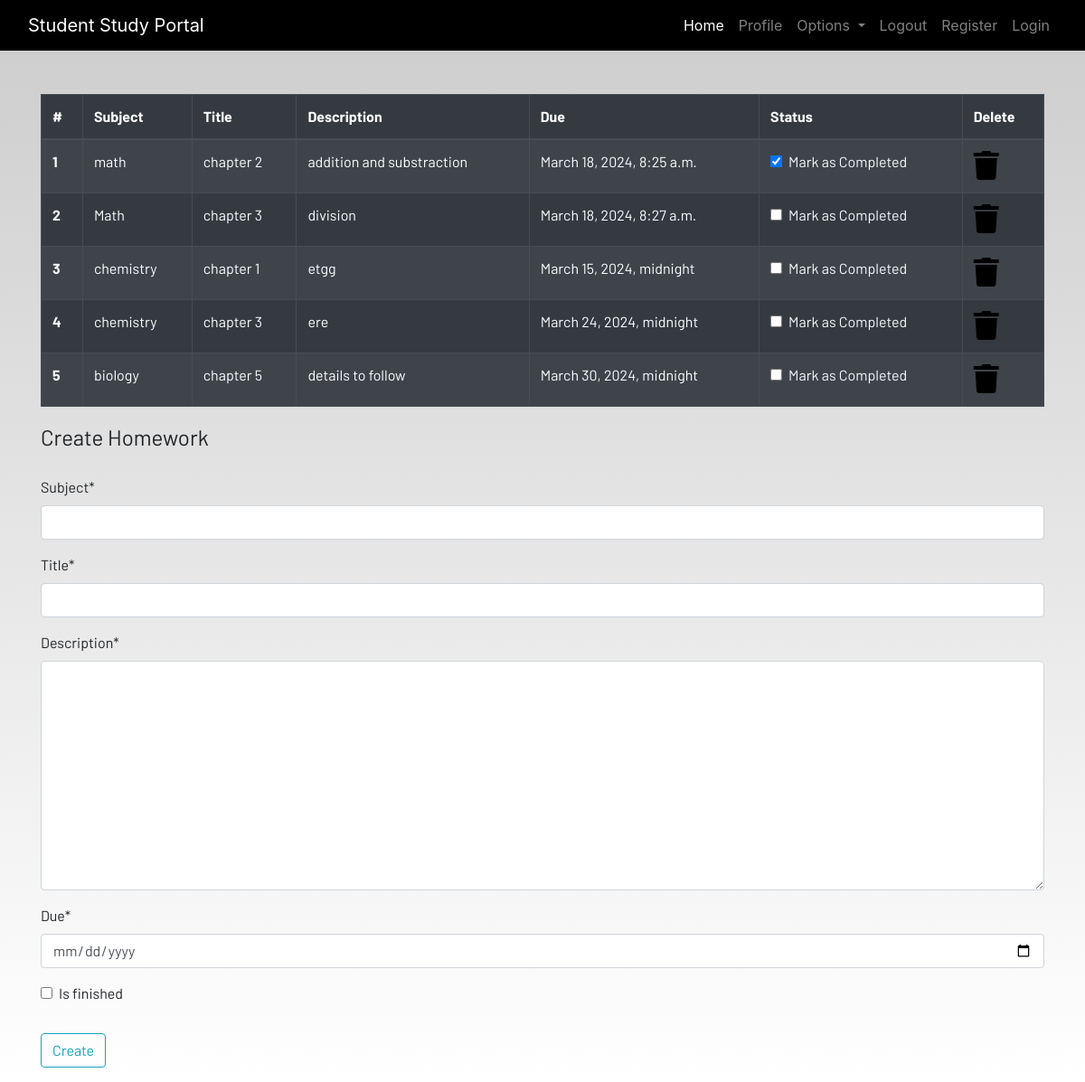
The app's page /homework (signed in), older data.
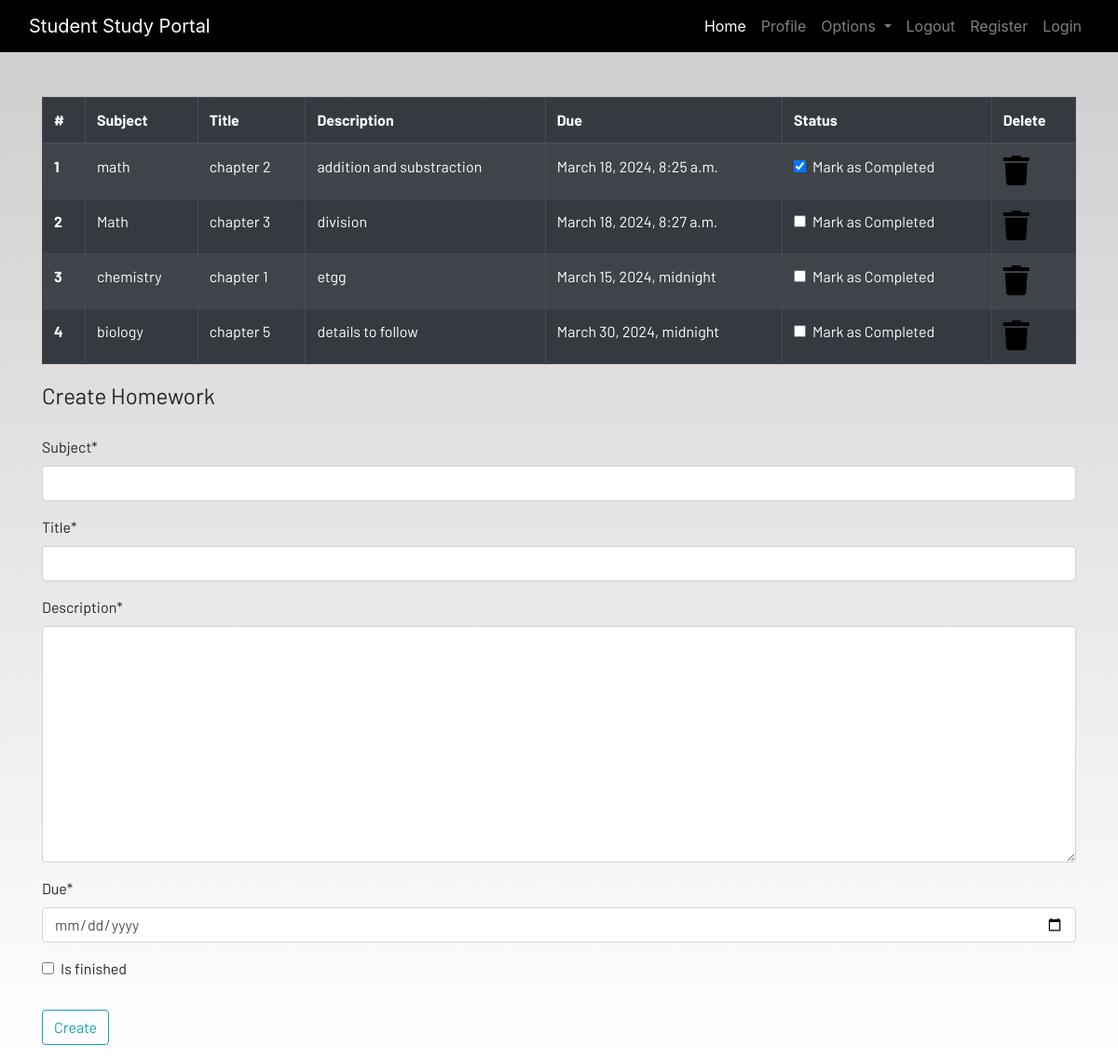
The same page, newer data.
### myApp/models.py (models this page shows, shortened)
class Homework(models.Model):
    user = models.ForeignKey(User, on_delete=models.CASCADE)
    subject = models.CharField(max_length=50)
    title = models.CharField(max_length=100)
    description = models.TextField()
    due = models.DateTimeField()
    is_finished = models.BooleanField(default=False)

### myApp/views.py (the view)
# urls.py: path('homework', views.homework, name='homework'),
def homework(request):
    if request.method == "POST":
        form = HomeworkForm(request.POST)
        if form.is_valid():
            try:
                finished = request.POST['is_finished']
                if finished == 'on':
                    finished = True
                else:
                    finished = False
            except:
                finished = False
            homeworks = Homework(
                user=request.user, subject=request.POST['subject'], title=request.POST['title'], description=request.POST['description'], due=request.POST['due'], is_finished=finished)
            homeworks.save()
            messages.success(
                request, f'Homework Added from {request.user.username}!')
    else:
        form = HomeworkForm()
    homeworks = Homework.objects.filter(user=request.user)
    if len(homeworks) == 0:
        homeworks_done = True
    else:
        homeworks_done = False
    homeworks = zip(homeworks, range(1, len(homeworks)+1))
    context = {'form': form, 'homeworks': homeworks,
               'homeworks_done': homeworks_done}
    return render(request, 'myApp/homework.html', context)

### myApp/forms.py
class HomeworkForm(forms.ModelForm):
    class Meta:
        model = Homework
        widgets = {'due': DateInput()}
        fields = ['subject', 'title', 'description', 'due', 'is_finished']

### myApp/templates/myApp/homework.html (shortened to what this page needs)
{% extends 'myApp/base.html' %} {% load static %}
{% load crispy_forms_tags%}
{% block content %}
<div class="container">
    {% if not homeworks_done %}
    <table class="table table-striped table-bordered table-hover table-dark">
        <thead>
            <tr>
                <th scope="col">#</th>
                <th scope="col">Subject</th>
                <th scope="col">Title</th>
                <th scope="col">Description</th>
                <th scope="col">Due</th>
                <th scope="col">Status</th>
                <th scope="col">Delete</th>
            </tr>
        </thead>
        <tbody>
            <tr>
                {% for homework,serial in homeworks %}
                <th scope="row">{{serial}}</th>
                <td>{{homework.subject}}</td>
                <td>{{homework.title}}</td>
                <td>{{homework.description}}</td>
                <td>{{homework.due}}</td>
                <td>
                    <a href="{% url 'update-homework' homework.id %}">
                        <div class="form-check">
                            {%if homework.is_finished == True%}
                            <input class="form-check-input" type="checkbox" value="" checked id={{todo.id}}>
                            {%else%}
                            <input class="form-check-input" type="checkbox" value="" id={{todo.id}}>
                            {%endif%}
                            <label class="form-check-label text-light" for="flexCheckDefault">
                                Mark as Completed
                            </label>
                        </div>
                    </a>
                </td>
                <td><a href="{% url 'delete-homework' homework.id%}"><i class="fa fa-trash fa-2x"></i></a></td>
            </tr>
            {%endfor%}
        </tbody>
    </table>
    {% else %}
    <h4>All homeworks are completed!! Create to have more!!</h4>
    {%endif%}
</div>
<div class=" container">
    <form method="POST">
        <fieldset class="form-group">
            <legend class="border-bottom mb-4">Create Homework</legend>
            {{ form|crispy }}
        </fieldset>
        <div class="form-group">
            <button href="" class="btn btn-outline-info" type="submit">
                Create
            </button>
        </div>
    </form>
</div>
{% endblock content %}

Row changes from the older to the newer data that the page shows:
removed Homework: id "4", subject "chemistry", title "chapter 3", description "ere", due "March 24, 2024, midnight"
computed for Homework "biology": id "5" → "4"
